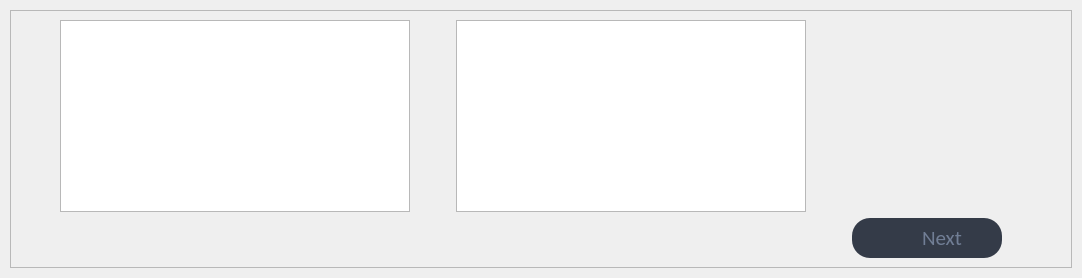
                     <widget class="QWidget" name="select">
                      <property name="styleSheet">
                       <string notr="true">b</string>
                      </property>
                      <layout class="QVBoxLayout" name="_2">
                       <property name="spacing">
                        <number>10</number>
                       </property>
                       <property name="leftMargin">
                        <number>10</number>
                       </property>
                       <property name="topMargin">
                        <number>10</number>
                       </property>
                       <property name="rightMargin">
                        <number>10</number>
                       </property>
                       <property name="bottomMargin">
                        <number>10</number>
                       </property>
                       <item>
                        <widget class="QFrame" name="select_frame">
                         <property name="frameShape">
                          <enum>QFrame::StyledPanel</enum>
                         </property>
                         <property name="frameShadow">
                          <enum>QFrame::Raised</enum>
                         </property>
                         <layout class="QGridLayout" name="gridLayout_2">
                          <item row="0" column="1">
                           <widget class="QTreeView" name="left_tree">
                            <property name="sizePolicy">
                             <sizepolicy hsizetype="Maximum" vsizetype="Expanding">
                              <horstretch>0</horstretch>
                              <verstretch>0</verstretch>
                             </sizepolicy>
                            </property>
                            <property name="minimumSize">
                             <size>
                              <width>350</width>
                              <height>0</height>
                             </size>
                            </property>
                            <property name="maximumSize">
                             <size>
                              <width>350</width>
                              <height>16777215</height>
                             </size>
                            </property>
                            <property name="autoFillBackground">
                             <bool>true</bool>
                            </property>
                            <property name="styleSheet">
                             <string notr="true"/>
                            </property>
                            <property name="editTriggers">
                             <set>QAbstractItemView::NoEditTriggers</set>
                            </property>
                            <property name="showDropIndicator" stdset="0">
                             <bool>false</bool>
                            </property>
                            <property name="selectionMode">
                             <enum>QAbstractItemView::SingleSelection</enum>
                            </property>
                            <property name="expandsOnDoubleClick">
                             <bool>false</bool>
                            </property>
                           </widget>
                          </item>
                          <item row="1" column="5">
                           <widget class="QPushButton" name="btn_select_next">
                            <property name="sizePolicy">
                             <sizepolicy hsizetype="Fixed" vsizetype="Fixed">
                              <horstretch>0</horstretch>
                              <verstretch>0</verstretch>
                             </sizepolicy>
                            </property>
                            <property name="minimumSize">
                             <size>
                              <width>150</width>
                              <height>40</height>
                             </size>
                            </property>
                            <property name="font">
                             <font>
                              <family>Calibri</family>
                              <pointsize>16</pointsize>
                              <weight>50</weight>
                              <italic>false</italic>
                              <bold>false</bold>
                             </font>
                            </property>
                            <property name="cursor">
                             <cursorShape>PointingHandCursor</cursorShape>
                            </property>
                            <property name="layoutDirection">
                             <enum>Qt::RightToLeft</enum>
                            </property>
                            <property name="styleSheet">
                             <string notr="true">#btn_select_next {
	border-radius: 18px;
	background-color: rgb(52, 59, 72);
	text-align: center;
	padding-right: 30px;
	color: rgb(113, 126, 149);
}
#btn_select_next:hover {	
	background-color: rgb(80, 88, 104);
}
#btn_select_next:pressed {
	background-color: rgb(189, 147, 249);
	color: rgb(255, 255, 255);
}</string>
                            </property>
                            <property name="text">
                             <string>Next</string>
                            </property>
                            <property name="icon">
                             <iconset resource="resources.qrc">
                              <normaloff>:/icons/images/icons/cil-caret-right.png</normaloff>:/icons/images/icons/cil-caret-right.png</iconset>
                            </property>
                           </widget>
                          </item>
                          <item row="0" column="3">
                           <widget class="QTreeView" name="right_tree">
                            <property name="sizePolicy">
                             <sizepolicy hsizetype="Maximum" vsizetype="Expanding">
                              <horstretch>0</horstretch>
                              <verstretch>0</verstretch>
                             </sizepolicy>
                            </property>
                            <property name="minimumSize">
                             <size>
                              <width>350</width>
                              <height>0</height>
                             </size>
                            </property>
                            <property name="maximumSize">
                             <size>
                              <width>350</width>
                              <height>16777215</height>
                             </size>
                            </property>
                            <property name="sizeIncrement">
                             <size>
                              <width>0</width>
                              <height>0</height>
                             </size>
                            </property>
                            <property name="autoFillBackground">
                             <bool>true</bool>
                            </property>
                            <property name="styleSheet">
                             <string notr="true"/>
                            </property>
                            <property name="editTriggers">
                             <set>QAbstractItemView::NoEditTriggers</set>
                            </property>
                            <property name="showDropIndicator" stdset="0">
                             <bool>false</bool>
                            </property>
                            <property name="dragEnabled">
                             <bool>false</bool>
                            </property>
                            <property name="dragDropMode">
                             <enum>QAbstractItemView::NoDragDrop</enum>
                            </property>
                            <property name="defaultDropAction">
                             <enum>Qt::IgnoreAction</enum>
                            </property>
                            <property name="selectionMode">
                             <enum>QAbstractItemView::SingleSelection</enum>
                            </property>
                            <property name="animated">
                             <bool>true</bool>
                            </property>
                            <property name="expandsOnDoubleClick">
                             <bool>false</bool>
                            </property>
                           </widget>
                          </item>
                          <item row="0" column="0">
                           <spacer name="horizontalSpacer_4">
                            <property name="orientation">
                             <enum>Qt::Horizontal</enum>
                            </property>
                            <property name="sizeHint" stdset="0">
                             <size>
                              <width>40</width>
                              <height>20</height>
                             </size>
                            </property>
                           </spacer>
                          </item>
                          <item row="0" column="4">
                           <spacer name="horizontalSpacer_2">
                            <property name="orientation">
                             <enum>Qt::Horizontal</enum>
                            </property>
                            <property name="sizeHint" stdset="0">
                             <size>
                              <width>40</width>
                              <height>20</height>
                             </size>
                            </property>
                           </spacer>
                          </item>
                          <item row="0" column="2">
                           <spacer name="horizontalSpacer">
                            <property name="orientation">
                             <enum>Qt::Horizontal</enum>
                            </property>
                            <property name="sizeHint" stdset="0">
                             <size>
                              <width>40</width>
                              <height>20</height>
                             </size>
                            </property>
                           </spacer>
                          </item>
                          <item row="0" column="6">
                           <spacer name="horizontalSpacer_3">
                            <property name="orientation">
                             <enum>Qt::Horizontal</enum>
                            </property>
                            <property name="sizeType">
                             <enum>QSizePolicy::Fixed</enum>
                            </property>
                            <property name="sizeHint" stdset="0">
                             <size>
                              <width>60</width>
                              <height>20</height>
                             </size>
                            </property>
                           </spacer>
                          </item>
                         </layout>
                        </widget>
                       </item>
                      </layout>
                     </widget>
